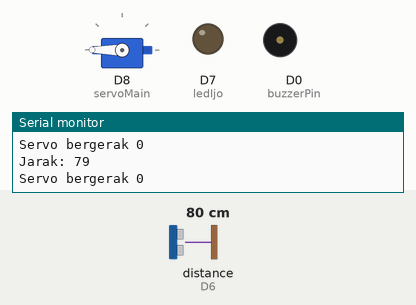
The sketch below on a simulated ESP8266 (NodeMCU). On the bench: servo, output pins drawn as LEDs (lit = HIGH), buzzer (waves = sounding), the last lines printed to the serial monitor. Wiring (inferred from the names in the program): ultrasonic range finder: trigger D5; echo D6. Inputs (shaded band) come from the test bench; at power-on: distance to the obstacle (sensor on D6) 80 cm. The echo pulse lasts 58.3 µs per cm; pins used as bus, display or sensor lines are not drawn.

Above: at 1.2 s.
1.3 s: distance to the obstacle (sensor on D6) set to 9 cm
2.8 s: distance to the obstacle (sensor on D6) set to 6 cm
At 5.4 s:
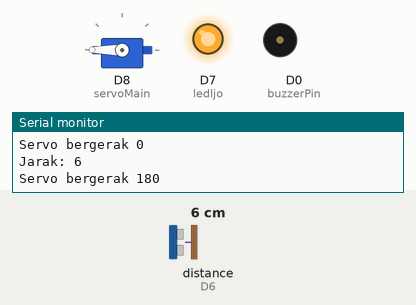
5.8 s: distance to the obstacle (sensor on D6) set to 18 cm
At 5.8 s:
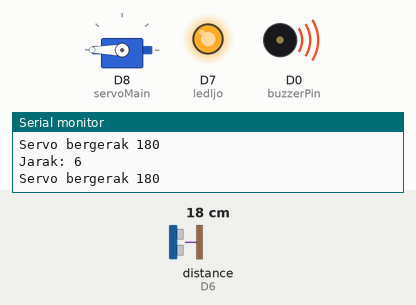
At 9.0 s:
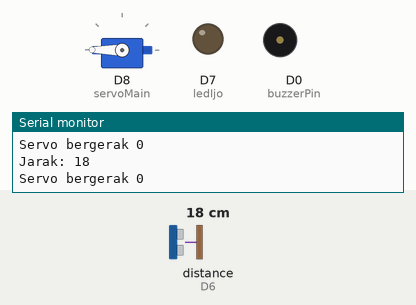
Timing chart, 0 to 10.5 s (numbered marks = the images above; inputs shaded):
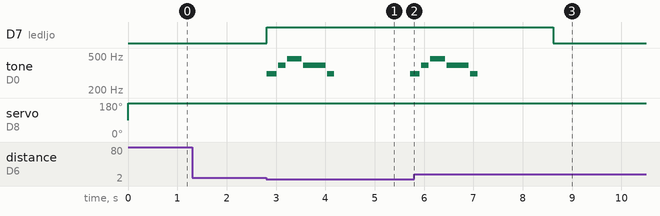

Measured:
- the behaviour switches between 8 and 7 cm on distance to the obstacle (sensor on D6) (found by bisection; images 0 and 1)
- after the input at 2.8 s, D7 (ledIjo): LOW → HIGH at once; tone on D0 (buzzerPin): plays 311 Hz for 0.20 s, 392 Hz for 0.15 s, 466 Hz for 0.30 s, 392 Hz for 0.45 s, 311 Hz for 0.15 s, 311 Hz for 0.08 s, starting at once
- after the input at 5.8 s, D7 (ledIjo): HIGH → LOW after 2.8 s; tone on D0 (buzzerPin): goes on until 7.1 s, then stays silent

The sketch:

gate.ino
```cpp
#include <Servo.h>
Servo servoMain;
int trigpin = D5;
int echopin = D6;
int ledIjo = D7;
int buzzerPin = D0;
int distance;
float duration;
float cm;

#define NOTE_Eb 311
#define NOTE_G  392
#define NOTE_Bb 466

int durations[] = {200, 150, 300, 450, 150};

int numNotes = 5;

void setup()
{
  Serial.begin(9600);
  servoMain.attach(D8);
  pinMode(trigpin, OUTPUT);
  pinMode(echopin, INPUT);
  pinMode(trigpin, OUTPUT);
  pinMode(echopin, INPUT);
  pinMode(buzzerPin, OUTPUT);
  pinMode(ledIjo, OUTPUT);
}

void loop()
{
  digitalWrite(trigpin, LOW);
  delay(2);
  digitalWrite(trigpin, HIGH);
  delayMicroseconds(100);
  digitalWrite(trigpin, LOW);
  duration = pulseIn(echopin, HIGH);
  cm = (duration*.0343)/2;
  distance = cm;

  Serial.print("Jarak: ");
  Serial.println(distance);

  if(distance < 8)
  {
    servoMain.write(360);
    Serial.println("Servo bergerak 180 ");
    digitalWrite(ledIjo, HIGH);
    playMelody();
    delay(1500);
    digitalWrite(ledIjo, LOW);
  }
   else{
     servoMain.write(180);
     Serial.println("Servo bergerak 0");
     delay(50);
   }

}

void playMelody() {
  for (int i = 0; i < numNotes; i++) {
    int note;
    switch (i) {
      case 0:
      case 4:  note = NOTE_Eb; break;
      case 1:
      case 3:  note = NOTE_G; break;
      case 2:  note = NOTE_Bb; break;
    }
    tone(buzzerPin, note, durations[i]);
    delay(durations[i] + 30); // Short pause between notes
  }
}
```
